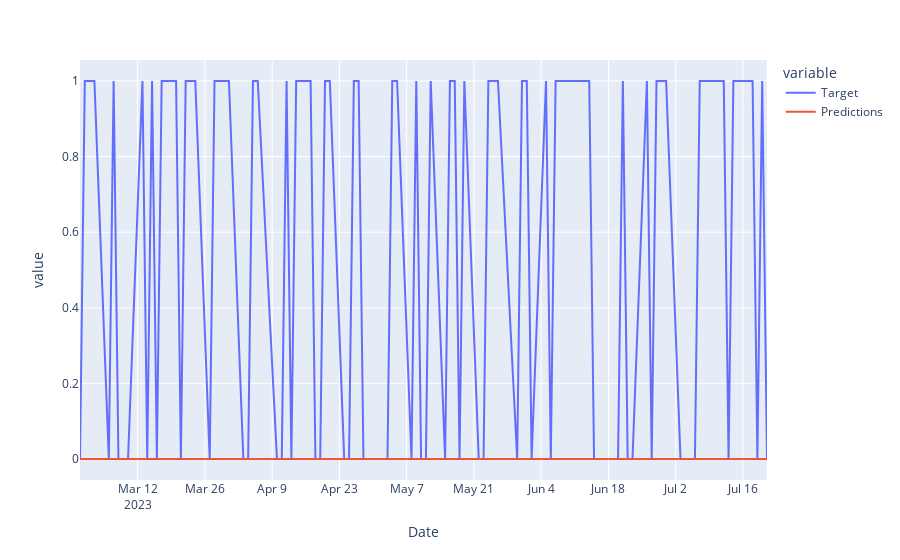

Notebook cell for this chart:
### Code cell
pred1 = predict(train, test, predictors, model)
px.line(pred1)
